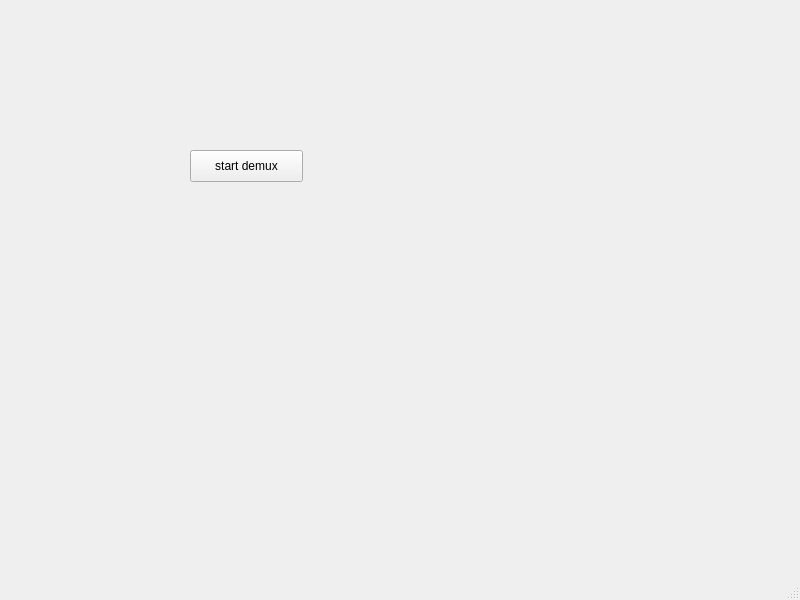
<?xml version="1.0" encoding="UTF-8"?>
<ui version="4.0">
 <class>MainWindow</class>
 <widget class="QMainWindow" name="MainWindow">
  <property name="geometry">
   <rect>
    <x>0</x>
    <y>0</y>
    <width>800</width>
    <height>600</height>
   </rect>
  </property>
  <property name="windowTitle">
   <string>MainWindow</string>
  </property>
  <widget class="QWidget" name="centralwidget">
   <widget class="QPushButton" name="audioButton">
    <property name="geometry">
     <rect>
      <x>190</x>
      <y>150</y>
      <width>113</width>
      <height>32</height>
     </rect>
    </property>
    <property name="text">
     <string>start demux</string>
    </property>
   </widget>
  </widget>
  <widget class="QMenuBar" name="menubar">
   <property name="geometry">
    <rect>
     <x>0</x>
     <y>0</y>
     <width>800</width>
     <height>24</height>
    </rect>
   </property>
  </widget>
  <widget class="QStatusBar" name="statusbar"/>
 </widget>
 <resources/>
 <connections/>
</ui>
